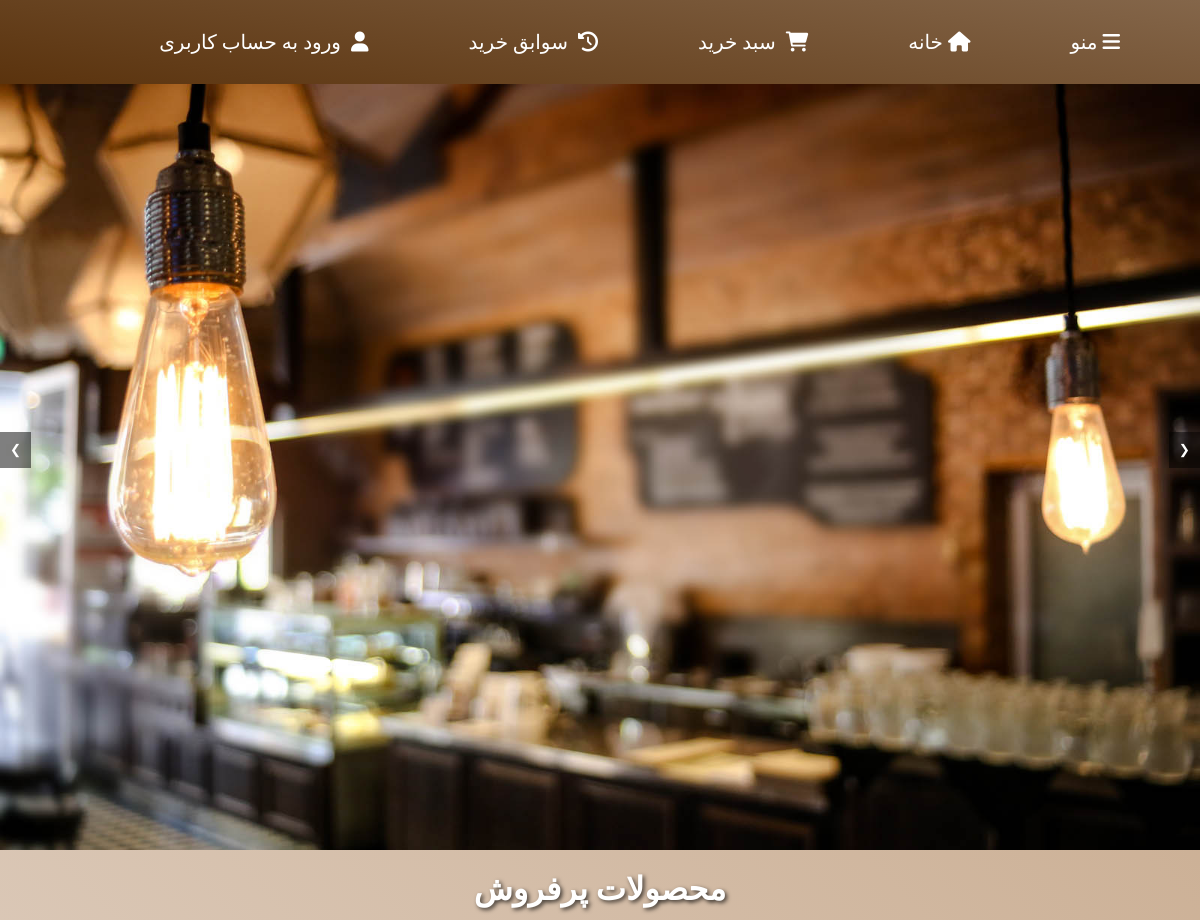
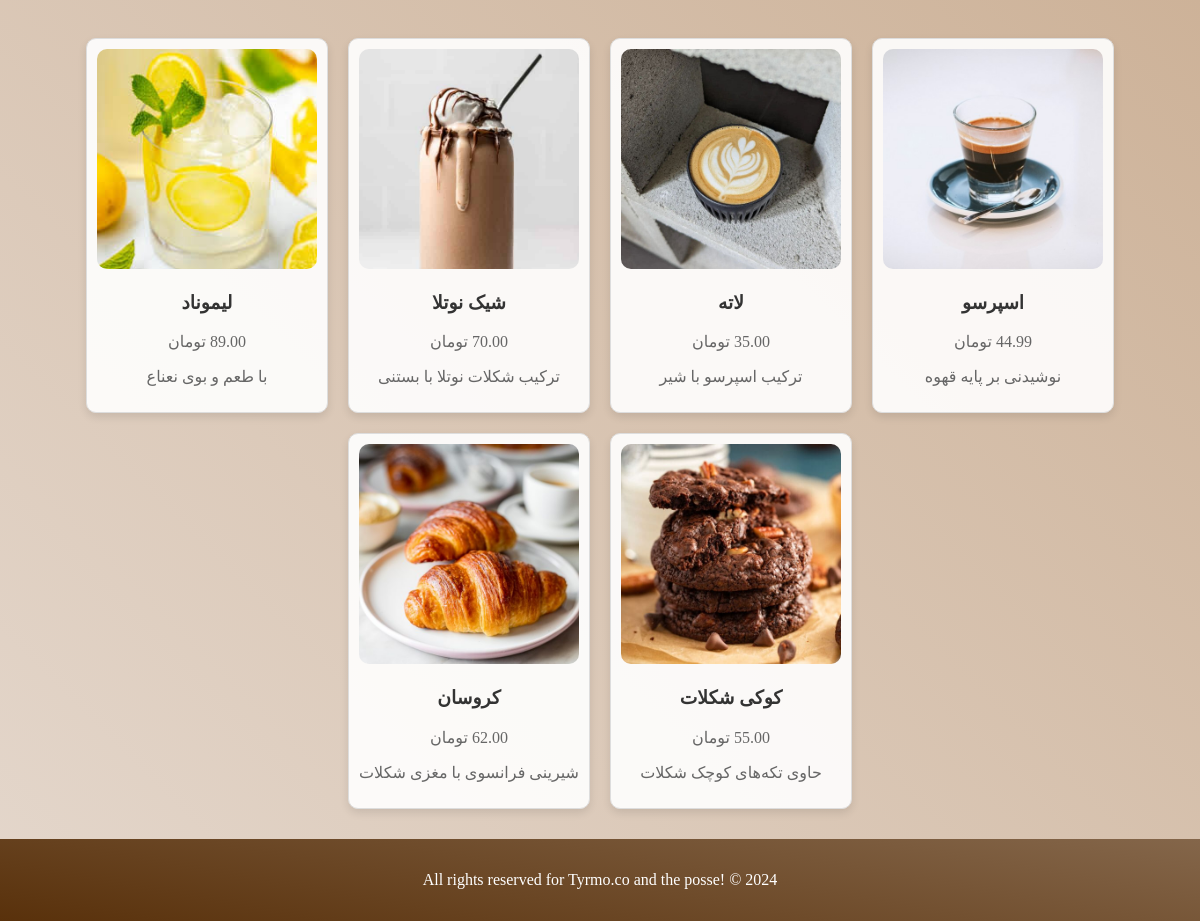
The page / on the database its author committed (2 pictures, top to bottom).
### mainapp/models.py (models this page shows, shortened)
class Product(models.Model):
    CATEGORY_CHOICES = [
        ('hot_drinks', 'نوشیدنی گرم'),
        ('cold_drinks', 'نوشیدنی سرد'),
        ('cakes', 'کیک'),
    ]
    category = models.CharField(_("دسته بندی محصول"),max_length=20, choices=CATEGORY_CHOICES, default='hot_drinks')
    name = models.CharField(_('نام'), max_length=255)
    description = models.CharField( _("توضیحات"), max_length=255, blank=True, null=True)
    price = models.DecimalField(_("قیمت"),default=0, max_digits=10, decimal_places=2, validators=[validators.MinValueValidator(0)])
    timeNeeded = models.IntegerField(_("زمان مورد نیاز"),default=0, validators=[validators.MaxValueValidator(60)])
    coffee = models.PositiveIntegerField(_("قهوه"),default=0)
    milk = models.PositiveIntegerField(_("شیر"),default=0)
    chocolate = models.PositiveIntegerField(_("شکلات"),default=0)
    flour = models.PositiveIntegerField(_("آرد"),default=0)
    sugar = models.PositiveIntegerField(_("شکر"),default=0)
    image = models.ImageField(_("تصویر"),upload_to='products/')
    created_at = models.DateTimeField(auto_now_add=True)
    updated_at = models.DateTimeField(auto_now=True)
    sold_count = models.PositiveBigIntegerField(default=0)

### mainapp/views.py (the view)
# urls.py: path('', views.homepage, name='index'),
def homepage(request):
    top_selling_products = Product.objects.order_by('-sold_count')[:12]
    context = {
        'products': top_selling_products
    }
    return render(request, 'index/index.html',context=context)

### templates/index/index.html (shortened to what this page needs)
{% extends 'base.html' %}
{% load static %}
{% block content %}
<div class="slider-container">
    <div class="slider">
        <img src='{% static "dynamics/image1.jpg" %}' alt="تصویر 1">
        <div class="slider-buttons">
            <button onclick="prevSlide()">&#10094;</button>
            <button onclick="nextSlide()">&#10095;</button>
        </div>
    </div>
</div>
<h1>محصولات پرفروش</h1>
<div class="best-selling-products">
    {% for product in products %}
    <div class="product-card">
        <img src="{{ product.image.url }}" alt="{{ product.name }}">
        <h3>{{ product.name }}</h3>
        <p>{{ product.price }} تومان</p>
        <p>{{ product.description }}</p>
    </div>
    {% endfor %}
</div>
<div class="footer">
    <p>All rights reserved for Tyrmo.co and the posse! &copy; 2024</p>
</div>
{% endblock content %}

### static/css/homePage.css (style rules this page uses)
* { font-family: Vazirmatn; }
body { margin: 0; padding: 0; direction: rtl; background: linear-gradient(225deg, #c3a282,#e4d7cc); }
.slider-container { position: relative; width: 100%; height: 800px; overflow: hidden; margin-top: 50px; }
.slider { position: relative; width: 100%; height: 800px; overflow: hidden; }
.slider img { width: 100%; height: 800px; object-fit: cover; position: absolute; top: 0; left: 0; opacity: 0; transition: opacity 1s ease-in-out; }
.slider img.active { opacity: 1; visibility: visible; }
.slider-buttons { position: absolute; top: 50%; width: 100%; display: flex; justify-content: space-between; transform: translateY(-50%); }
.slider-buttons button { background-color: rgba(0, 0, 0, 0.5); color: white; border: none; padding: 10px; cursor: pointer; }
.footer { background: linear-gradient(10deg, #59310b, #84664a); color: white; text-align: center; padding: 1rem; }

### templates/index/index.html (style rules this page uses)
h1 { text-align: center; margin: 20px 0; color: #fff; text-shadow: 2px 2px 4px rgba(0, 0, 0, 0.7); }
.best-selling-products { display: flex; flex-wrap: wrap; justify-content: center; padding: 20px; }
.product-card { background-color: rgba(255, 255, 255, 0.9); border: 1px solid #ddd; border-radius: 10px; box-shadow: 0 4px 8px rgba(0, 0, 0, 0.1); margin: 10px; padding: 10px; text-align: center; width: 220px; transition: transform 0.2s; }
.product-card img { border-radius: 10px; max-width: 100%; height: auto; }
.product-card h3 { color: #333; }
.product-card p { color: #666; }

### rows shown on the page
Product: image (picture), name "اسپرسو", price "44.99", description "نوشیدنی بر پایه قهوه"
Product: image (picture), name "لاته", price "35.00", description "ترکیب اسپرسو با شیر"
Product: image (picture), name "شیک نوتلا", price "70.00", description "ترکیب شکلات نوتلا با بستنی"
Product: image (picture), name "لیموناد", price "89.00", description "با طعم و بوی نعناع"
Product: image (picture), name "کوکی شکلات", price "55.00", description "حاوی تکه‌های کوچک شکلات"
Product: image (picture), name "کروسان", price "62.00", description "شیرینی فرانسوی با مغزی شکلات"
